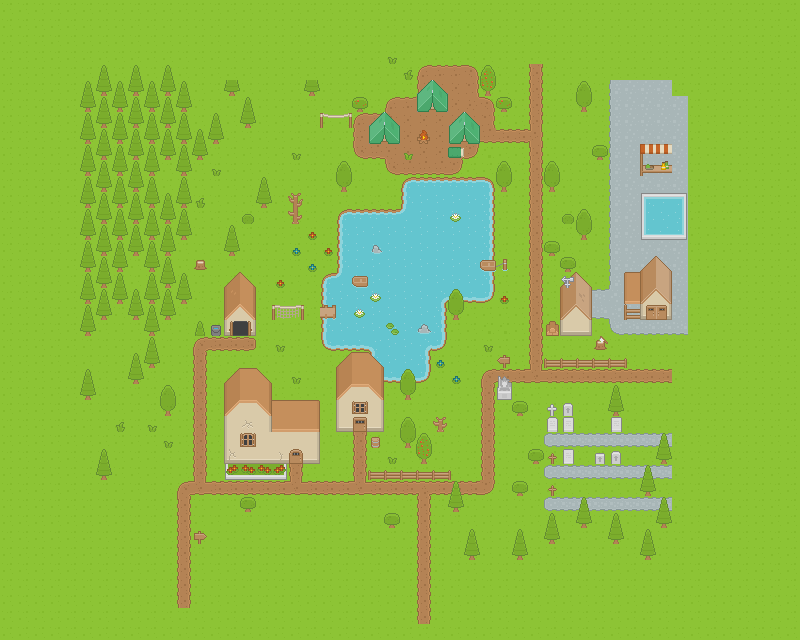

Tiled map render using the project's own tile images. Description and the map definition, with tile-layer contents summarised, below:
An orthogonal 50x40 tile map with 16x16 px tiles, 5 tile layers (Ground/terrain, Ground overlay, Objects, Doors/windows/roof, ...).

<map version="1.5" tiledversion="1.7.2" orientation="orthogonal" renderorder="right-down" width="50" height="40" tilewidth="16" tileheight="16" infinite="0" nextlayerid="6" nextobjectid="1">
 <tileset firstgid="1" name="Roguelike" tilewidth="16" tileheight="16" spacing="1" tilecount="1767" columns="57">
  <image source="../Spritesheet/roguelikeSheet_transparent.png" width="968" height="526" />
 </tileset>
 <layer id="1" name="Ground/terrain" width="50" height="40">
  <data>[2000 cells, 2000 non-empty, 14 distinct tile ids]</data>
 </layer>
 <layer id="2" name="Ground overlay" width="50" height="40">
  <data>[2000 cells, 126 non-empty, 20 distinct tile ids]</data>
 </layer>
 <layer id="3" name="Objects" width="50" height="40">
  <data>[2000 cells, 414 non-empty, 75 distinct tile ids]</data>
 </layer>
 <layer id="4" name="Doors/windows/roof" width="50" height="40">
  <data>[2000 cells, 77 non-empty, 47 distinct tile ids]</data>
 </layer>
 <layer id="5" name="Roof object" width="50" height="40">
  <data>[2000 cells, 1 non-empty, 1 distinct tile ids]</data>
 </layer>
</map>
